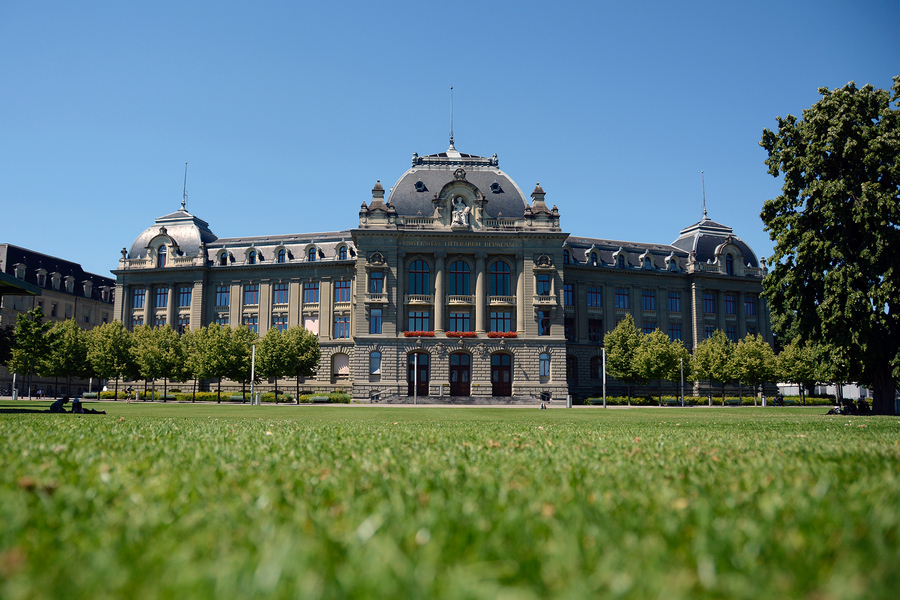
#> input picture figures/unibe.jpg, 900 x 600 px, found by its file name
$ jupyter execute Python_refresher.ipynb
#> lines starting #> are read from the running program, lines starting #| are printed output that depends on the picture
<a href="https://colab.research.google.com/github/neworldemancer/DSF5/blob/master/Python_refresher.ipynb" target="_parent"></a>

# Homework: Python for machine learning and Data Analysis
#### Here are listed the most common Python & NumPy methods used in the course, as well as usage examples. This sheet doesn't contain extensive information. Please refer to the documentation for details.

Prepared by Mykhailo Vladymyrov,
Science IT Support, University of Bern, 2023

Modified by Aris Marcolongo for the CAS ADS M3, 2025

This work is licensed under <a href="https://creativecommons.org/share-your-work/public-domain/cc0/">CC0</a>.

## Table of Contents

0. Most common data structures: tuples, list, set, dict
1. Functions, classes and modules
2. Using matplotlib.pyplot
3. Using numpy
 3.1 Optional: produce grids with numpy
4. Images and visualization

# 0. Most common data structures: tuples, list, set, dict

## 0.0 Tuples:

[cell 1]
# A `tuple` can contain any number of any element and can't be modified
x_coordinates = (0, 1, 2, 3)

#               ^ ---------^ tuple is written in normal brackets

[cell 2]
# To see what any object is, it's a good idea to print it:
print(x_coordinates)

[cell 3]
# or just:
x_coordinates

[cell 4]
# As well as check it's type:
type(x_coordinates)

[cell 5]
# and available methods and properties
dir(x_coordinates)

[cell 6]
# the `__doc__` property often contains useful info
print(x_coordinates.__doc__)

[cell 7]
# The function len() returns the length of the tuple
# Note that the function len() can be called on other type of objects as well - array like object — and always return the length of the object.

x_coordinates_length = len(x_coordinates)
print('length of the `x_coordinates` is', x_coordinates_length)

[cell 8]
print('When printing strings and the values of variables at the same time, it is handy to use so-called f-strings (formatted string): they allow to easily format the output:')
print(f'For example:\n\tlength of the `x_coordinates={x_coordinates}` is {x_coordinates_length}')

#     ^------- f before string marks an f-string

## 0.1 Lists:

[cell 9]
# `list` is similar to `tuple`, but can be modified:

y_coordinates = [1, 1, 4]

#               ^ ---------^ list is written in square brackets

[cell 10]
# One can loop through elements of a collection:

for x in x_coordinates:
  print (x)

[cell 11]
# Or also obtain the index of the element:

for idx, y in enumerate(y_coordinates):
  print (f'y[{idx}] = {y}')

[cell 12]
# Several collections can be iterated together by zipping them:

for x, y in zip(x_coordinates, y_coordinates):
  print (x, y)

[cell 13]
# Elements of the list can be modified:
print(y_coordinates[0])
y_coordinates[0] = 0
print(y_coordinates[1])
print(y_coordinates)

[cell 14]
# `list` can be created from another collection:

x_coordinates = list(x_coordinates)
print(f'now `x_coordinates` is {type(x_coordinates)}')

[cell 15]
# Elements can be appended to a list


y_coordinates.append(9)
print(y_coordinates)

y_coordinates.append(16)
print(y_coordinates)

y_coordinates.append(25)
print(y_coordinates)

[cell 16]
# Extended with another list:
x_coordinates.extend([4, 5])

[cell 17]
# or added, i.e. concatenating them:

all_numbers = x_coordinates + y_coordinates
print(all_numbers)

## 0.2 Sets:

[cell 18]
# `set` - is a collection of unique elements:
unique_numbers = set(all_numbers)
print(unique_numbers)

## 0. 3 Dictionaries:

[cell 19]
# `dictionary` is a collection where the values are assigned to unique keys and can be accessed by the key:

uptime_hours = {'jupyter': 10, 'chrome': 30}

[cell 20]
print(uptime_hours['jupyter'])

[cell 21]
# `list` comprehensions are a quick way to define a list:

y_coordinates = [x**2 for x in x_coordinates]
print(y_coordinates)

[cell 22]
# `set`:
values = {v%7 for v in y_coordinates}
print(values)

[cell 23]
# `dictionary`

x_at_y = {y:x for x, y in zip(x_coordinates, y_coordinates)}
print(x_at_y)
print(x_at_y[25])

# 1. Functions, classes and modules

## 1.0 Functions

[cell 24]
# A function in python takes an input and returns an output:

def my_addition(input):
    output = input + 2
    return output

print(my_addition(5))

[cell 25]
# The number of parameters of a function can be more than one

def my_addition(input, delta):
    output = input + delta
    return output

print(my_addition(5,7))

[cell 26]
# Arguments can also have default values, making them optional:

def my_addition(input, delta=10):
    output = input + delta
    return output

print(my_addition(5))
print(my_addition(5, 12))

[cell 27]
# When calling a function, keyword arguments can be added at the end after positional ones using the syntax `parameter_name=value`.
res = my_addition(5, delta=9)
print(res)

## 1.1 Classes

#### How to define a class

We will not program many classes in the course, but use them often. In the following please focus on understanding and remembering the terminology!

Main properties:

- Classes combine data-structures (e.g. lists,..) and functions together

- Classes contain an `__init__` method and additional ones. The following syntax defines a class:

```
class class_name():
    def __init__(self, ...):
        ...

    def method_name(self, ...):
        ...
```

, where the dots ... should be replaced by parameters or code.

For practical purposes we consider the `self` parameter as purely syntactic. It appears in the definition of the class (as above) but not when using it.

Let's see some class in practice to understand how to use them!

[cell 28]
# Example of a class definition:

class MyChatBot():
    def __init__(self, name):
        print(f'Hello {name}. This is the init method.')

To `use a class`, we instantiate/construct `objects` (also called `instances`) of that class, using the following syntax:

`object_name =  class_name(...)`

where the ... contains parameters of the `__init__` method

IMPORTANT: The init method is called immediately when the object is created, using the parameters provided during construction.

E.g. here when creating the object of type MyChatBot a string is printed.

[cell 29]
# Basic class structure:

class MyChatBot():
    def __init__(self, name):
        print(f'Hello {name}. This is the init method.')

# Creating objects beloning to the class. Note that the __init__ function is executed:
chatbot = MyChatBot('Mike')

#### How to use class methods and variables

To use the class methods, create an object and call `object_name.method_name`. This is referred to as the `dot` notation:

[cell 30]
# Basic structure with additional method:
class MyChatBot():
    def __init__(self, name):
        print(f'Hello {name}. This is the init method.')
    def answer(self, question): # This is a class method!
        print(f'Hello. I am not sure I understood. Did you just say "{question}" ?')

# Using of the method with dot notation:
chatbot = MyChatBot('Mike')
chatbot.answer('What is the answer to life?')

A class has `attributes` in addition to `methods`, where variables are stored.

Variables/attributes are accessed:
- `by the class methods`:  inside the class definition use the syntax `self.variable_name` ;

- `using the class via an object`: use the dot notation `object_name.variable_name`, similar to methods ;

[cell 31]
# Here we define a variable inside the class, called "name" and use it in the answer method:

class MyChatBot():
    def __init__(self, name):
        print(f'Hello {name}. This is the init method.')
        self.name = name # This is a class variable!
    def answer(self, question):
        print(f'Hello {self.name}. I am not sure I understood. Did you just say "{question}" ?')

# Usage of new method is as before:
chatbot = MyChatBot('Mike')
chatbot.answer('What is the answer to life?')

# The variable can now be accessed with the dot notation also outside of the class:
print('Accessing variable value outside of the class: ', chatbot.name)

## 1.2 Modules

### How to import classes and functions defined in external files or libraries

Modules can be considered as `a collection of methods, variables and classes`, that can be imported from a python program.

Often classes are not explicitely defined, but imported from modules and objects constructed, without accessing directly the class definition.

We import modules, or classes contained in modules, with the following syntaxes:

`import module_name`

`import module_name as module_alias`

`from module_name import class_name`

For demonstration we import the class Counter from the collections library and use it to process a list:

[cell 32]
from collections import Counter

fruits = ['apple', 'banana', 'orange', 'apple', 'orange', 'banana', 'apple', 'banana', 'apple', 'banana', 'kiwi']
fruit_counter = Counter(fruits)

# Get the most common fruits using the most_common() method
most_common_fruits = fruit_counter.most_common()
print(most_common_fruits[0])

Methods from modules are called as well with the dot syntax (`module_name.method_name`)

For demonstration we import here the math module and use the `sqrt` and `factorial` methods :

[cell 33]
import math

# Calculate the square root of a number
num = 16
sqrt_value = math.sqrt(num)
print(f"The square root of {num} is {sqrt_value}")

# Calculate the factorial of a number
factorial_value = math.factorial(5)
print(f"The factorial of 5 is {factorial_value}")

# Use the value of pi from the math module
print(f"The value of pi is {math.pi}")

Other commonly used modules are `matplotlib.pyplot` and `numpy`, that we are going to explore more in detail.

# 2. Using `matplotlib.pyplot` module

The matplotlib.pyplot module (often imported as `plt`) serves to make and save plots

[cell 34]
import matplotlib.pyplot as plt

[cell 35]
x_coordinates = list(range(6))
y_coordinates = [x**2 for x in x_coordinates]

[cell 36]
# Simple plot

plt.plot(x_coordinates, y_coordinates)

[cell 37]
# Scatter plot
plt.scatter(x_coordinates, y_coordinates, marker='x', color='b', s=10)

[cell 38]
# Scatter plot with axes range
plt.scatter(x_coordinates, y_coordinates, marker='x', color='b', s=10)
plt.xlim(0, 10)
plt.ylim(0, 10)

[cell 39]
# Plot with isotropic axes

plt.scatter(x_coordinates, y_coordinates, marker='x', color='b', s=10)

current_axis = plt.gca()
current_axis.set_aspect('equal')
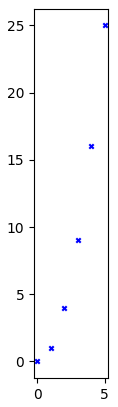
#> figure drawn by matplotlib, 1 panel

[cell 40]
# Big plot, with details

plt.figure(figsize=(8,8))  # plot size

plt.plot(x_coordinates, y_coordinates)

plt.xlabel('x coordinate')
plt.ylabel('y coordinate')
plt.title('x=y^2')

[cell 41]
# Multiple plots can be combined with subplots:

fig, ax = plt.subplots(nrows=2, ncols=2, figsize=(8, 8))

ax[0][0].scatter(x_coordinates, y_coordinates, marker='x', color='b', s=30)
ax[0][1].scatter(x_coordinates, y_coordinates, marker='o', c=y_coordinates, s=30)

ax[1][0].plot(x_coordinates, y_coordinates)
ax[1][1].scatter(x_coordinates, y_coordinates, marker='^', c=y_coordinates, s=30, cmap=plt.cm.Accent)

[cell 42]
# To make a plot in 3D

fig = plt.figure(figsize=(8,8))
ax = fig.add_subplot(111, projection='3d')
z_coordinates = y_coordinates

ax.scatter3D(x_coordinates, y_coordinates, z_coordinates, marker='x', s=20)
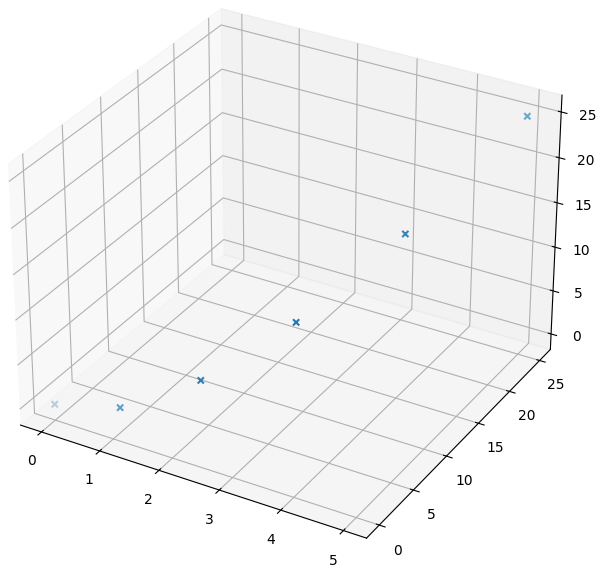
#> figure drawn by matplotlib, 1 panel

# 3. Using  `numpy` module

The numpy module (often imported as np) contains several objects and functions to perform mathematical operations, e.g. list of numbers in the form of arrays.

[cell 43]
import numpy as np

`numpy` arrays are similar to `list`s mutable containers with much richer functionality

[cell 44]
# Array-like objects can be converted to `numpy` array:
arr = np.array(x_coordinates)
print(arr)

[cell 45]
# Attribute `shape` shows the size of an array.
print(arr.shape)

[cell 46]
# Shape is a `tuple` because an array can have more than one dimension (e.g. a two dimensional array is a matrix, as in the following example):

arr2d = np.asarray([[1,2,3], [4, 5, 6]])
print(arr2d)
print(arr2d.shape)  # last element of the shape - most inner dimension of the array

[cell 47]
# Multidimensional array can be reshaped to different a shape, preserving the total number of elements and their order

arr2d_r1 = arr2d.reshape((3, 2))
print(arr2d_r1)

[cell 48]
# or turned into 1-d with flatten method:

arr2d_1d = arr2d.flatten()
print(arr2d_1d, arr2d_1d.shape)

[cell 49]
# Slicing of an array:
# start:stop - elements from start (included) till stop (excluded)

print(arr[1:3])

[cell 50]
# Slicing of an array:
# start:stop:step - elements from start (included) till stop (excluded) with stride step

print(arr[1:6:2])

[cell 51]
# Similarly for a multidimensional array:
#
print(arr2d[0:1, 1:3])

[cell 52]
# `:` means take elements along the axis
#
print(arr2d[:, 1:3])

[cell 53]
# To take elements over several sequential axes - use ellipsis (...):
#
print(arr2d[..., 1:3])

[cell 54]
# To generate sequential integers (similar to `range`):
numbers = np.arange(0, 20, 2)
print(numbers)

[cell 55]
# For floating point values

x_coord = np.linspace(start=-1, stop=1, num=5)
print (x_coord)

[cell 56]
# Operations on the numpy arrays can be performed in a pythonic way:

y_coord = 2*x_coord**2 + 3

plt.plot(x_coord, y_coord)
plt.gca().set_aspect('equal')
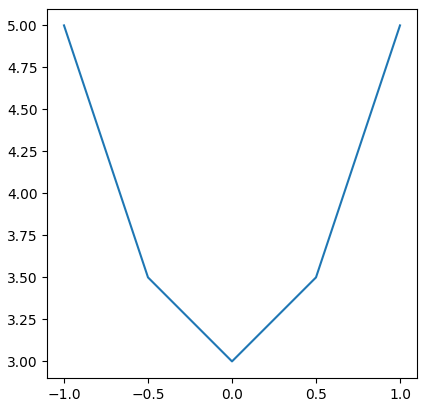
#> figure drawn by matplotlib, 1 panel

[cell 57]
# To generate uniformly distributed random numbers:
rnd = np.random.uniform(0, 10, size=10)
print(rnd)
print(rnd.shape)

[cell 58]
# or normally distributed, 3D array:
rnd = np.random.normal(loc=0.5, scale=2, size=(3, 4, 5))
print(rnd)
print(rnd.shape)

[cell 59]
# Let's check distribution:
plt.hist(rnd.flatten(), 10);
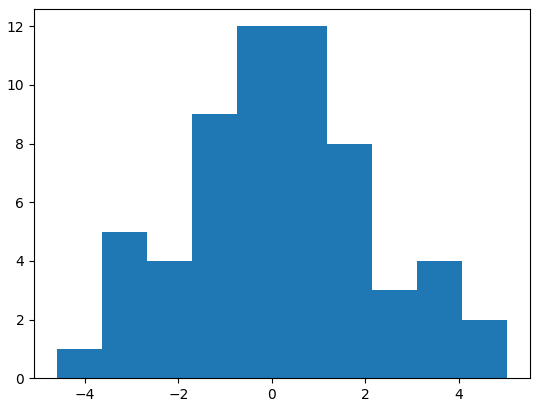
#> figure drawn by matplotlib, 1 panel

[cell 60]
# Arrays statistics can be obtained using the array methods:
print('array `rnd` mean = ', rnd.mean())
print('array `rnd` standard deviation = ', rnd.std())
print('array `rnd` minimum = ', rnd.min())
print('array `rnd` maximum = ', rnd.max())
print()

# , or with numpy functions :
print('array `rnd` mean = ', np.mean(rnd))
print('array `rnd` standard deviation = ', np.std(rnd))
print('array `rnd` minimum = ', np.min(rnd))
print('array `rnd` maximum = ', np.max(rnd))

print()
print('array `rnd` maximum 40th percentile= ', np.percentile(rnd, 40))

[cell 61]
# To get an element from a 1D array:
print(np.random.choice(arr))

[cell 62]
# or several elements:
mtx = np.random.choice(arr, size=(2,2))
print(mtx)

[cell 63]
# Matrix multiplication
np.dot([1, 2], mtx)

[cell 64]
# Arrays can be concatenated along a specific axis, provided the other dimensions are same

arr_1 = np.zeros(shape=(5, 3, 6))
arr_2 = np.ones(shape=(5, 4, 6))

print(arr_1.shape, arr_2.shape)
#print(arr_1)
#print(arr_2)

[cell 65]
arr_conc = np.concatenate((arr_1, arr_2), axis=1)

print(arr_conc.shape)

[cell 66]
# stack along new last axis
arr_stack = np.stack((arr_1, arr_2[:, :-1]), axis=-1)

print(arr_stack.shape)

[cell 67]
# Similarly to indexing one element, multiple elements of an array can be obtained
y = np.arange(6)**2
print(y)

print(f'y[2] = {y[2]}')
print(f'y[4] = {y[4]}')
print(f'y[[2,4]] = {y[[2,4]]}')

[cell 68]
# This trick can be useful to shuffle several arrays of elements coherently.
# We first define a permutation and use it to reindex the original array:

shuffled_indexes = np.random.permutation(len(y))
y_shuffled = y[shuffled_indexes]

print(f'y: {y}')
print(f'shuffled_indexes: {shuffled_indexes}')
print(f'y_shuffled: {y_shuffled}')
print()
print(f'y[shuffled_indexes] = y_shuffled : {y}[{shuffled_indexes}] = {y_shuffled}')

[cell 69]
# Boolean arrays of the same dimensions can be used as masks
mask = [True, False, False, False, False, True]
y_mask = y[mask]

print(f'y[mask] = y_mask: {y}[{mask}] = {y[mask]}')

[cell 70]
# This is useful to select a group of elements:
mask_above_2 = y > 2
print(mask_above_2)

mask_less_17 = y <17
print(mask_less_17)

mask = mask_above_2 * mask_less_17  # elementwise `and` operation on Boolean numpy arrays
print(mask)

print('values between 2 and 17:', y[mask])

[cell 71]
# To get index of first smallest or largest element use `argmin` and `argmax`:

print(y_shuffled)

ixd_smallest = y_shuffled.argmin()
ixd_largest = y_shuffled.argmax()

print(f'index of smallest element: {ixd_smallest}. {y_shuffled}[{ixd_smallest}] = {y_shuffled[ixd_smallest]}')
print(f'index of largest element: {ixd_largest}. {y_shuffled}[{ixd_largest}] = {y_shuffled[ixd_largest]}')

[cell 72]
# Form a multidimensional array, or if more the one element has to be found - use argwhere:
coords_elements_above_3 = np.argwhere(rnd > 3)
print(coords_elements_above_3)

for i, j, k in coords_elements_above_3:
  print(f'rnd[{i}, {j}, {k}] = {rnd[i, j, k]}')

## 3.1: Optional: produce grids with np.meshgrid

[cell 73]
# Sometimes it's needed to obtain a grid of values, given a set of values along each axis,
# e.g. for a grid search or visualization. `meshgrid` does it so:


# define set of values along x, y axes
x_coords = np.linspace(0, 4.5, 10)      # 10 values between 0 and 45
y_coords = np.linspace(-10, -5.5, 10)   # 10 values between -10 and -6.5

# create the meshgrid
meshgrid_x, meshgrid_y = np.meshgrid(x_coords, y_coords)
print(meshgrid_x.shape, meshgrid_y.shape)  # all x, y coordinates of the mesh

[cell 74]
print('x_coords:', x_coords)
print('y_coords:', y_coords)

[cell 75]
print(meshgrid_x)

[cell 76]
print(meshgrid_y)

[cell 77]
# To plot the points created by the meshgrid we need to flatten them:

x_coordinates = meshgrid_x.flatten()
y_coordinates = meshgrid_y.flatten()

plt.scatter(x_coordinates, y_coordinates)
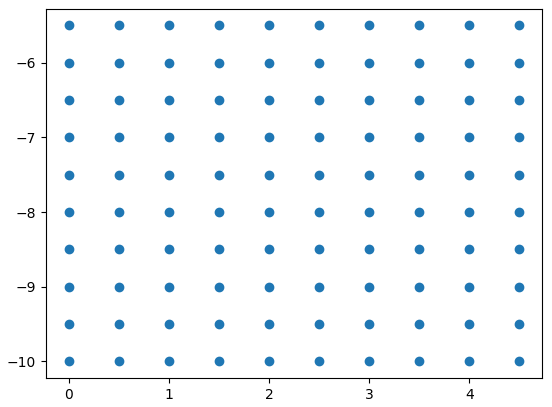
#> figure drawn by matplotlib, 1 panel

[cell 78]
# We can use the meshgrid to visualize a 2-dimensional function

def function_2d(x, y):
    return np.sin(x) + np.cos(y)
z = function_2d(meshgrid_x, meshgrid_y)

# Contourplot visualization

plt.figure(figsize=(5,5))
plt.contourf(meshgrid_x, meshgrid_y, z, cmap='viridis')
plt.xlabel('x')
plt.ylabel('y')
plt.title('Contourplots of f(x,y)=sin(x)+cos(y)')

# 2-d surface

plt.figure(figsize=(5, 5))
ax = plt.axes(projection='3d')
surface = ax.plot_surface(meshgrid_x, meshgrid_y, z, cmap='viridis')
plt.title('Visualization of f(x,y)=sin(x)+cos(y) as a 2d surface')
ax.set_xlabel('x')
ax.set_ylabel('y')
ax.set_zlabel('z')
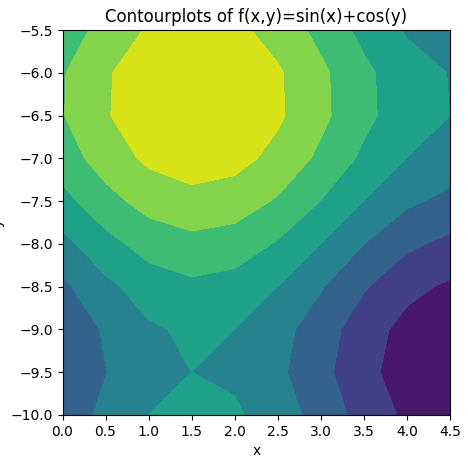
#> figure drawn by matplotlib, 1 panel
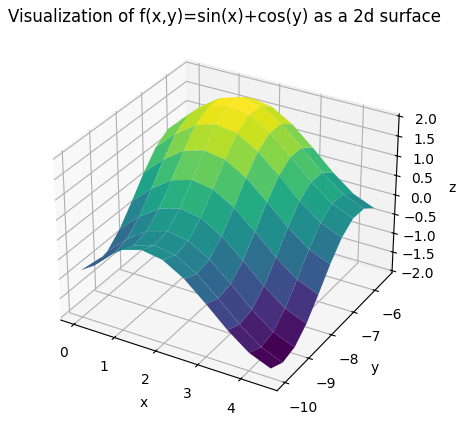
#> figure drawn by matplotlib, 1 panel

# 4. Working with images

Colored images are often stored as 3-d numpy arrays:

[cell 79]
# Load an image from a file or a URL
from skimage import io

image = io.imread('https://github.com/neworldemancer/DSF5/raw/master/figures/unibe.jpg')
#> image is the input picture: shape (600, 900, 3); mean R, G, B 93.3, 118.7, 110

print(f'The image is stored as a numpy array {type(image)}')
#| The image is stored as a numpy array <class 'numpy.ndarray'>

# Note that the resulting image is of dimension N_pixel_1 x N_pixel_2 x 3, because it is a colored image with 3 color channels (red-green-blue, also called RGB color coding)

print('Dimensions of a colored image: ', image.shape)
#| Dimensions of a colored image:  (600, 900, 3)

[cell 80]
# Display an image with pyplot
plt.imshow(image)

Gray scale images are 2-d objects:

[cell 81]
from skimage import color

# Convert the image to grayscale
gray_image = color.rgb2gray(image)
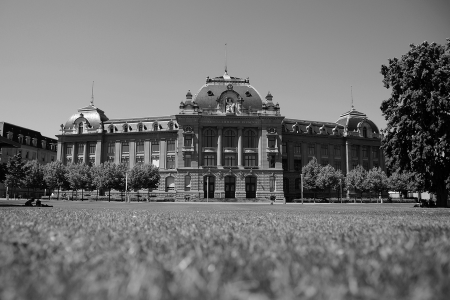
#> gray_image: shape (600, 900) float64 (shown at 1/2 size); min 0, max 1, mean 0.442

print('Dimensions of a grayscale image: ', gray_image.shape)
#| Dimensions of a grayscale image:  (600, 900)

# Display the grayscale image
plt.imshow(gray_image, cmap='gray')

print(gray_image.shape)
#| (600, 900)

Visualization of a 2-d histogram as an image:

[cell 82]
# Any 2D map can be visualized similarly, e.g. we can create a 2-d histogram of a dataset:

# generate a random dataset of shape (1000 x 2)
values = np.random.multivariate_normal([0, 0], [[1, 0.3],[ 0.3, 0.2]], size=1000)

# plot the dataset
plt.scatter(values[:,0], values[:,1], s=5)
plt.title('Dataset scatterplot')

plt.figure()

# make a 2-d histogram of the dataset
h, bx, by = np.histogram2d(values[:,0], values[:,1], bins = 20)

print(h.shape)

plt.title('Histogram visualization')
plt.imshow(h, origin='lower')
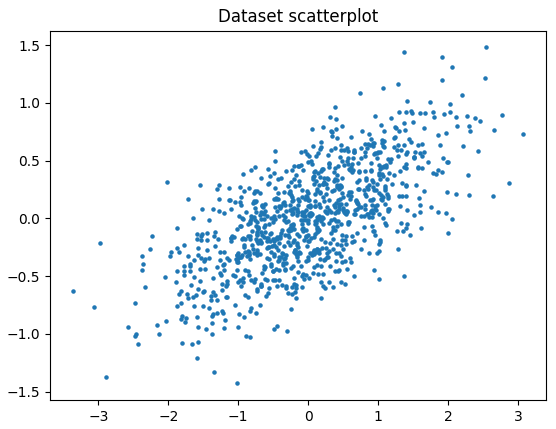
#> figure drawn by matplotlib, 1 panel
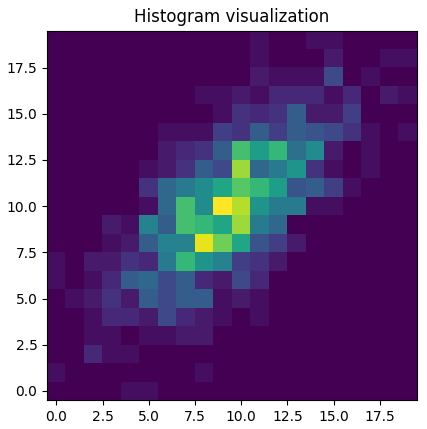
#> figure drawn by matplotlib, 1 panel
